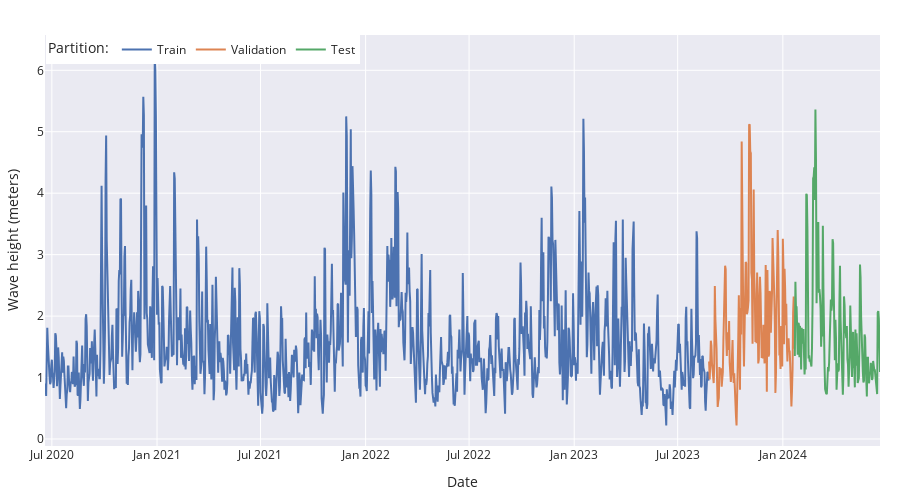

The cell this chart's notebook holds for it:
### Code cell
# Interactive plot of clean and split time series
# ==============================================================================
fig = go.Figure()
fig.add_trace(go.Scatter(x=df_train.index, y=df_train['wave_height'], mode='lines', name='Train'))
fig.add_trace(go.Scatter(x=df_val.index, y=df_val['wave_height'], mode='lines', name='Validation'))
fig.add_trace(go.Scatter(x=df_test.index, y=df_test['wave_height'], mode='lines', name='Test'))
fig.update_layout(
    xaxis_title="Date",
    yaxis_title="Wave height (meters)",
    legend_title="Partition:",
    width=900,
    height=500,
    margin=dict(l=20, r=20, t=35, b=20),
    legend=dict(
        orientation="h",
        yanchor="top",
        y=1,
        xanchor="left",
        x=0.001
    )
)
#fig.update_xaxes(rangeslider_visible=True)
fig.show()

### Figure 1 — Plotly figure (JSON) as saved in the notebook; plotly's stock layout.template omitted (floating-point values rounded to 4 significant figures; data arrays with more than 128 entries replaced by an {"elided": "..."} marker saying what was removed)
{"data": [{"mode": "lines", "name": "Train", "type": "scatter", "x": {"elided": "1162 str values"}, "y": {"elided": "1162 float values"}}, {"mode": "lines", "name": "Validation", "type": "scatter", "x": {"elided": "150 str values"}, "y": {"elided": "150 float values"}}, {"mode": "lines", "name": "Test", "type": "scatter", "x": {"elided": "150 str values"}, "y": {"elided": "150 float values"}}], "layout": {"height": 500, "legend": {"orientation": "h", "title": {"text": "Partition:"}, "x": 0.001, "xanchor": "left", "y": 1, "yanchor": "top"}, "margin": {"b": 20, "l": 20, "r": 20, "t": 35}, "width": 900, "xaxis": {"title": {"text": "Date"}}, "yaxis": {"title": {"text": "Wave height (meters)"}}}}
